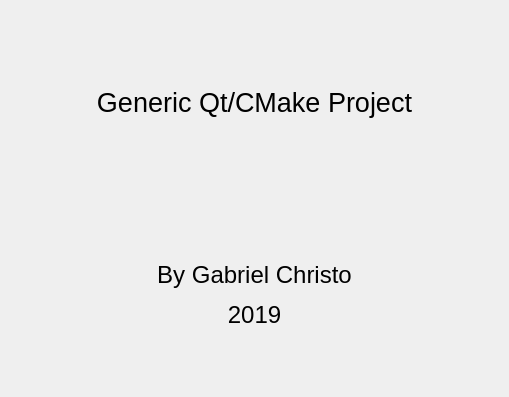
<?xml version="1.0" encoding="UTF-8"?>
<ui version="4.0">
 <class>MainWindow</class>
 <widget class="QMainWindow" name="MainWindow">
  <property name="geometry">
   <rect>
    <x>0</x>
    <y>0</y>
    <width>509</width>
    <height>397</height>
   </rect>
  </property>
  <property name="windowTitle">
   <string>MainWindow</string>
  </property>
  <widget class="QWidget" name="centralwidget">
   <layout class="QGridLayout" name="gridLayout">
    <item row="0" column="0">
     <layout class="QVBoxLayout" name="verticalLayout">
      <item>
       <widget class="QLabel" name="project">
        <property name="text">
         <string>&lt;html&gt;&lt;head/&gt;&lt;body&gt;&lt;p align=&quot;center&quot;&gt;&lt;span style=&quot; font-size:20pt;&quot;&gt;Generic Qt/CMake Project&lt;/span&gt;&lt;/p&gt;&lt;/body&gt;&lt;/html&gt;</string>
        </property>
       </widget>
      </item>
      <item>
       <widget class="QLabel" name="name">
        <property name="text">
         <string>&lt;html&gt;&lt;head/&gt;&lt;body&gt;&lt;p align=&quot;center&quot;&gt;&lt;span style=&quot; font-size:18pt;&quot;&gt;By Gabriel Christo&lt;/span&gt;&lt;/p&gt;&lt;p align=&quot;center&quot;&gt;&lt;span style=&quot; font-size:18pt;&quot;&gt;2019&lt;/span&gt;&lt;/p&gt;&lt;/body&gt;&lt;/html&gt;</string>
        </property>
       </widget>
      </item>
     </layout>
    </item>
   </layout>
  </widget>
 </widget>
 <resources>
  <include location="resources.qrc"/>
 </resources>
 <connections/>
</ui>
